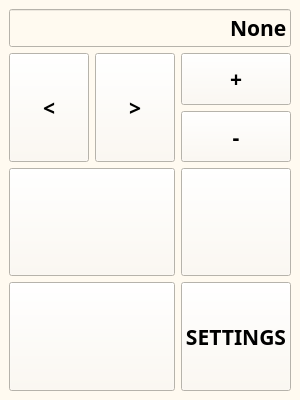
<?xml version="1.0" encoding="UTF-8"?>
<ui version="4.0">
 <class>MainWindow</class>
 <widget class="QMainWindow" name="MainWindow">
  <property name="geometry">
   <rect>
    <x>0</x>
    <y>0</y>
    <width>300</width>
    <height>400</height>
   </rect>
  </property>
  <property name="minimumSize">
   <size>
    <width>300</width>
    <height>400</height>
   </size>
  </property>
  <property name="windowTitle">
   <string>Interface</string>
  </property>
  <property name="styleSheet">
   <string notr="true">QWidget {
	color: black;
	background-color: #fffaf0;
	font-family: Exo 2;
	font-size: 16pt;
	font-weight: 600;
}

QPushButton {
}

QPushButton:hover {
	background-color: #faf0e6;
}

QPushButton:pressed {
	background-color: #fdf5e6;
}</string>
  </property>
  <widget class="QWidget" name="Data_Show">
   <layout class="QVBoxLayout" name="verticalLayout">
    <item>
     <widget class="QLineEdit" name="lineEdit">
      <property name="sizePolicy">
       <sizepolicy hsizetype="Expanding" vsizetype="Minimum">
        <horstretch>0</horstretch>
        <verstretch>0</verstretch>
       </sizepolicy>
      </property>
      <property name="styleSheet">
       <string notr="true">font-size: 80 pt;</string>
      </property>
      <property name="text">
       <string>None</string>
      </property>
      <property name="maxLength">
       <number>5</number>
      </property>
      <property name="alignment">
       <set>Qt::AlignRight|Qt::AlignTrailing|Qt::AlignVCenter</set>
      </property>
      <property name="readOnly">
       <bool>true</bool>
      </property>
     </widget>
    </item>
    <item>
     <layout class="QGridLayout" name="gridLayout_2">
      <item row="1" column="1">
       <widget class="QPushButton" name="pushButton_5">
        <property name="sizePolicy">
         <sizepolicy hsizetype="Minimum" vsizetype="Expanding">
          <horstretch>0</horstretch>
          <verstretch>0</verstretch>
         </sizepolicy>
        </property>
        <property name="text">
         <string/>
        </property>
       </widget>
      </item>
      <item row="1" column="0">
       <widget class="QPushButton" name="Up_Down">
        <property name="sizePolicy">
         <sizepolicy hsizetype="Minimum" vsizetype="Expanding">
          <horstretch>0</horstretch>
          <verstretch>0</verstretch>
         </sizepolicy>
        </property>
        <property name="text">
         <string/>
        </property>
       </widget>
      </item>
      <item row="2" column="0">
       <widget class="QPushButton" name="pushButton_3">
        <property name="sizePolicy">
         <sizepolicy hsizetype="Minimum" vsizetype="Expanding">
          <horstretch>0</horstretch>
          <verstretch>0</verstretch>
         </sizepolicy>
        </property>
        <property name="text">
         <string/>
        </property>
       </widget>
      </item>
      <item row="2" column="1">
       <widget class="QPushButton" name="Settings_Button">
        <property name="sizePolicy">
         <sizepolicy hsizetype="Minimum" vsizetype="Expanding">
          <horstretch>0</horstretch>
          <verstretch>0</verstretch>
         </sizepolicy>
        </property>
        <property name="text">
         <string>SETTINGS</string>
        </property>
       </widget>
      </item>
      <item row="0" column="0">
       <layout class="QHBoxLayout" name="horizontalLayout_2">
        <item>
         <widget class="QPushButton" name="Last_Button">
          <property name="sizePolicy">
           <sizepolicy hsizetype="Minimum" vsizetype="Expanding">
            <horstretch>0</horstretch>
            <verstretch>0</verstretch>
           </sizepolicy>
          </property>
          <property name="text">
           <string>&lt;</string>
          </property>
         </widget>
        </item>
        <item>
         <widget class="QPushButton" name="Next_Button">
          <property name="sizePolicy">
           <sizepolicy hsizetype="Minimum" vsizetype="Expanding">
            <horstretch>0</horstretch>
            <verstretch>0</verstretch>
           </sizepolicy>
          </property>
          <property name="text">
           <string>&gt;</string>
          </property>
         </widget>
        </item>
       </layout>
      </item>
      <item row="0" column="1">
       <layout class="QVBoxLayout" name="verticalLayout_4">
        <item>
         <widget class="QPushButton" name="Up_Button">
          <property name="sizePolicy">
           <sizepolicy hsizetype="Minimum" vsizetype="Expanding">
            <horstretch>0</horstretch>
            <verstretch>0</verstretch>
           </sizepolicy>
          </property>
          <property name="text">
           <string>+</string>
          </property>
         </widget>
        </item>
        <item>
         <widget class="QPushButton" name="Down_Button">
          <property name="sizePolicy">
           <sizepolicy hsizetype="Minimum" vsizetype="Expanding">
            <horstretch>0</horstretch>
            <verstretch>0</verstretch>
           </sizepolicy>
          </property>
          <property name="text">
           <string>-</string>
          </property>
         </widget>
        </item>
       </layout>
      </item>
     </layout>
    </item>
   </layout>
  </widget>
 </widget>
 <resources>
  <include location="files.qrc"/>
 </resources>
 <connections/>
</ui>
